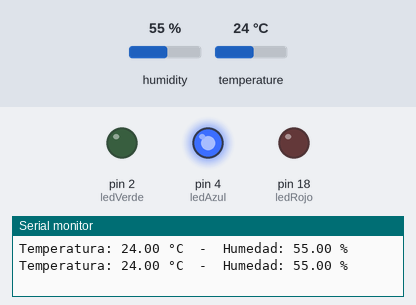
Bench run of a sketch on a simulated Arduino Mega 2560, built with avr-gcc and run on an emulated ATmega2560. Shown: output pins drawn as LEDs (lit = HIGH), the last lines printed to the serial monitor. The test bench sets the inputs (shaded band); at power-on: temperature 24 °C, humidity 55 %.

Above: at 2.8 s.
2.9 s: temperature set to 21 °C
5.6 s: temperature set to 18 °C
At 7.1 s:
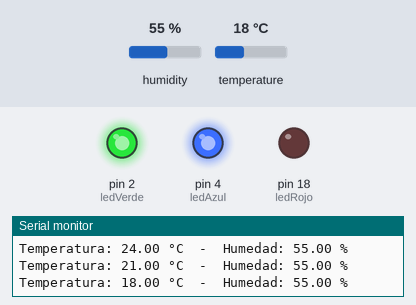
8.3 s: humidity set to 51 %
11.3 s: humidity set to 48 %
At 13.2 s:
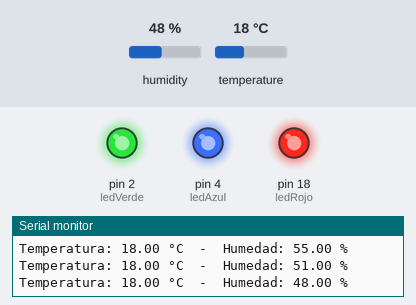
14.0 s: temperature set to 14 °C
At 15.6 s:
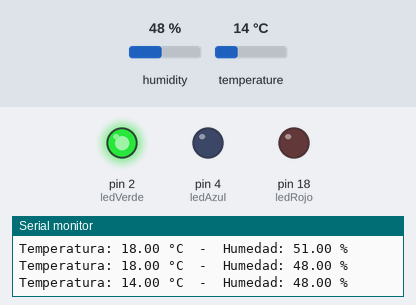
16.7 s: temperature set to 19 °C
At 19.2 s:
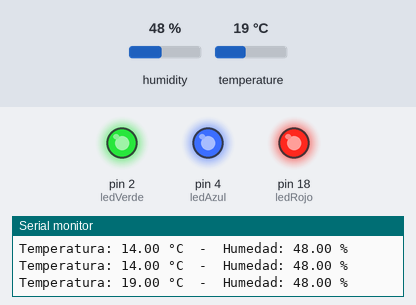
Timing chart, 0 to 20.7 s (numbered marks = the images above; inputs shaded):
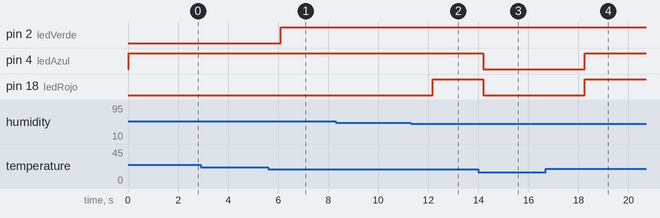

Measured:
- the behaviour switches between 20 and 19 °C on temperature (found by bisection; images 0 and 1)
- the behaviour switches between 50 and 49 % on humidity (found by bisection; images 1 and 2)
- the behaviour switches between 16 and 15 °C on temperature (found by bisection; images 2 and 3)
- after the input at 5.6 s, pin 2 (ledVerde): LOW → HIGH after 0.50 s
- after the input at 11.3 s, pin 18 (ledRojo): LOW → HIGH after 0.87 s
- after the input at 14.0 s, pin 4 (ledAzul), pin 18 (ledRojo): HIGH → LOW after 0.20 s
- after the input at 16.7 s, pin 4 (ledAzul), pin 18 (ledRojo): LOW → HIGH after 1.5 s

The sketch:

4.ino
```cpp
#include <DHT.h>

// Definición de pines y parámetros del DHT11
#define pinSensorDHT 23
#define tipoDHT DHT11

// Pines para los LEDs
#define ledRojo 18
#define ledVerde 2
#define ledAzul 4

// Inicialización del sensor DHT
DHT sensorClima(pinSensorDHT, tipoDHT);

void setup() {
  // Configuración de pines de los LEDs como salida
  pinMode(ledRojo, OUTPUT);
  pinMode(ledVerde, OUTPUT);
  pinMode(ledAzul, OUTPUT);

  // Inicia la comunicación Serial
  Serial.begin(115200);

  // Inicializa el sensor DHT
  sensorClima.begin();
}

void loop() {
  // Lee la temperatura y la humedad del sensor
  float temp = sensorClima.readTemperature();
  float hum = sensorClima.readHumidity();

  // Imprime los valores en el monitor serial
  Serial.print("Temperatura: ");
  Serial.print(temp);
  Serial.print(" °C  -  Humedad: ");
  Serial.print(hum);
  Serial.println(" %");

  // Apagar todos los LEDs antes de evaluar condiciones
  digitalWrite(ledRojo, LOW);
  digitalWrite(ledVerde, LOW);
  digitalWrite(ledAzul, LOW);

  // Si la temperatura es menor de 20°C, activa el LED verde
  if (temp < 20) {
    digitalWrite(ledVerde, HIGH);
  }

  // Si la temperatura es mayor de 15°C, activa el LED azul
  if (temp > 15) {
    digitalWrite(ledAzul, HIGH);
  }

  // Si se cumplen ambas condiciones (temperatura entre >15 y <20°C) y además
  // la humedad es menor al 50%, activa el LED rojo
  if (temp < 20 && temp > 15 && hum < 50) {
    digitalWrite(ledRojo, HIGH);
  }

  // Espera 2 segundos antes de la siguiente lectura
  delay(2000);
}
```
